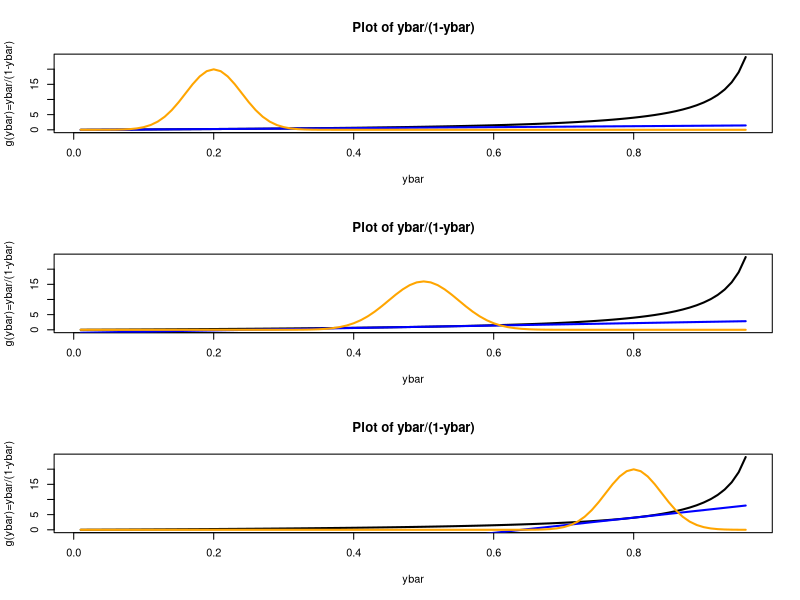

Here is the R script that generated this plot:
########################################################################
##R file to display delta method for odds of success from ber(p)
##Justin Post - 2017
########################################################################

#change plotting window so we can compare values
par(mfrow=c(3,1))

#function to get 1st order taylor expansion about mu_ybar=p 
taylor<-function(p,ybar){
	p/(1-p)+(1/(1-p)^2)*(ybar-p)
}

#plot of function ybar/(1-ybar)
ybar<-seq(from=0.01,to=0.96,by=0.01)
plot(x=ybar,y=ybar/(1-ybar),xlab="ybar",ylab="g(ybar)=ybar/(1-ybar)",main="Plot of ybar/(1-ybar)",type="l",lwd="2")

#do p=0.2
p = 0.2
lines(x=ybar,y=taylor(p,ybar),lwd="2",col="blue")

#add in distribution of ybar for n=100
n<-100

#y-bar is asymptotically normal(p,p(1-p)/n) (we'll learn this when we do the CLT)
lines(x=ybar,y=2*dnorm(ybar,mean=p,sd=sqrt(p*(1-p)/n)),type="l",lwd="2",col="Orange")
text("p=0.2, n=100",x=0.5,y=70)


#repeat for p=0.5

plot(x=ybar,y=ybar/(1-ybar),xlab="ybar",ylab="g(ybar)=ybar/(1-ybar)",main="Plot of ybar/(1-ybar)",type="l",lwd="2")

#do p=0.5
p = 0.5
lines(x=ybar,y=taylor(p,ybar),lwd="2",col="blue")

#add in distribution of ybar for n=100
n<-100

#y-bar is asymptotically normal(p,p(1-p)/n) (we'll learn this when we do the CLT)
lines(x=ybar,y=2*dnorm(ybar,mean=p,sd=sqrt(p*(1-p)/n)),type="l",lwd="2",col="Orange")
text("p=0.5, n=100",x=0.3,y=70)


#repeat for p=0.8
plot(x=ybar,y=ybar/(1-ybar),xlab="ybar",ylab="g(ybar)=ybar/(1-ybar)",main="Plot of ybar/(1-ybar)",type="l",lwd="2")

#do p=0.8
p = 0.8
lines(x=ybar,y=taylor(p,ybar),lwd="2",col="blue")

#add in distribution of ybar for n=100
n<-100

#y-bar is asymptotically normal(p,p(1-p)/n) (we'll learn this when we do the CLT)
lines(x=ybar,y=2*dnorm(ybar,mean=p,sd=sqrt(p*(1-p)/n)),type="l",lwd="2",col="Orange")
text("p=0.8, n=100",x=0.3,y=70)



#Give approximate expected values using simulation and compare to delta approx
#number of data sets to execute
N<-100000
data<-rbinom(N,size=100,prob=0.2)
avg<-data/100
mean(avg/(1-avg))

data<-rbinom(N,size=100,prob=0.5)
avg<-data/100
mean(avg/(1-avg))

data<-rbinom(N,size=100,prob=0.8)
avg<-data/100
mean(avg/(1-avg))
